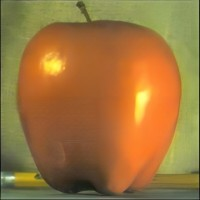
#> input picture OpenCV-Python/Code/7_Other Picture Test/1_DFT/apple.jpg, 200 x 200 px
$ python DFT.py
#> lines starting #> are read from the running program, lines starting #| are printed output that depends on the picture
import cv2
import numpy as np
import matplotlib.pyplot as plt

img = cv2.imread('apple.jpg', 0)
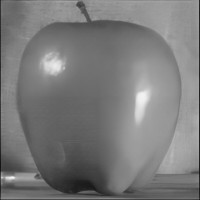
#> img: shape (200, 200); min 19, max 246, mean 122.6
# FFT 快速傅里叶变换
f = np.fft.fft2(img)
# 中心变换
fshift = np.fft.fftshift(f)
# fft 返回复数数组，通过取模形成波特图
magnitude_spectrum = 20*np.log(np.abs(fshift))
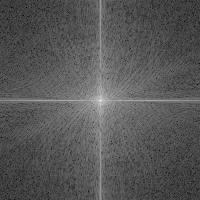
#> magnitude_spectrum: shape (200, 200) float64; min 12.47, max 308.1, mean 113.5; drawn with min black and max white
# 掩膜进行高通滤波，提取图像边缘信息
rows,cols = img.shape[:2]
#> rows = 200; cols = 200
fshift[int(rows/2)-15:int(rows/2)+15,int(cols/2)-15:int(cols/2)+15] = 0
magnitude_spectrum = 20*np.log(np.abs(fshift))
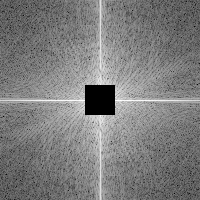
#> magnitude_spectrum: shape (200, 200) float64; 2.25% of the values are NaN or infinite; the others: min 12.47, max 210.1, mean 111.9; drawn with min black, max white, NaN and infinite black
# 进行 FFT 反变换
_ifshift = np.fft.ifftshift(fshift)
_if =  np.abs(np.fft.ifft2(_ifshift))
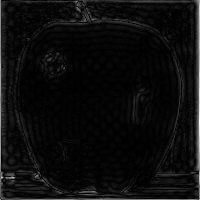
#> _if: shape (200, 200) float64; min 0.0161, max 94.48, mean 5; drawn with min black and max white

"""
plt.subplot(121), plt.imshow(img, cmap='gray')
plt.title('Input Image'), plt.xticks([]), plt.yticks([])
plt.subplot(122), plt.imshow(magnitude_spectrum, cmap='gray')
plt.title('Magnitude Spectrum'), plt.xticks([]), plt.yticks([])
"""
plt.subplot(121), plt.imshow(magnitude_spectrum, cmap='gray')
plt.title('Mask Magnitude Spectrum'), plt.xticks([]), plt.yticks([])
plt.subplot(122), plt.imshow(_if, cmap='gray')
plt.title('Output Image'), plt.xticks([]), plt.yticks([])


plt.show()
